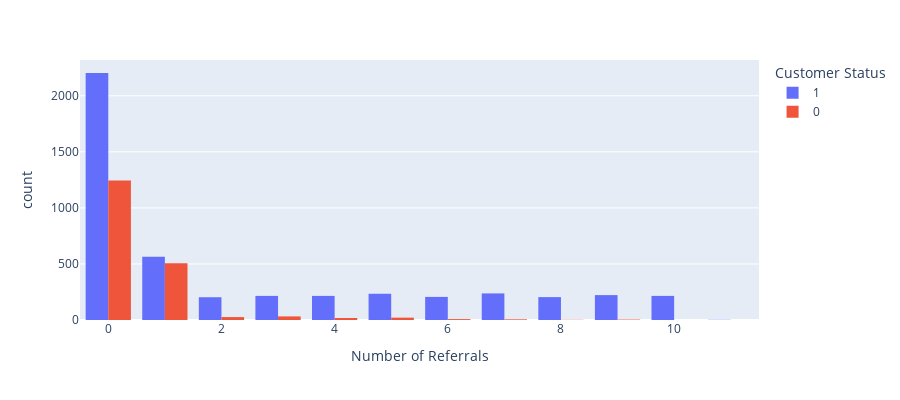

Source (notebook cell):
### Code cell
# Plot Number of referrals against customer status
df["Number of Referrals"].value_counts()

fig= px.histogram(df, color="Customer Status",
             x='Number of Referrals', barmode='group',opacity=1, histfunc="count",
             height=400)
fig.show()

### Figure 1 — Plotly figure (JSON) as saved in the notebook; plotly's stock layout.template omitted (floating-point values rounded to 4 significant figures; data arrays with more than 128 entries replaced by an {"elided": "..."} marker saying what was removed)
{"data": [{"alignmentgroup": "True", "bingroup": "x", "histfunc": "count", "hovertemplate": "Customer Status=1<br>Number of Referrals=%{x}<br>count=%{y}<extra></extra>", "legendgroup": "1", "marker": {"color": "#636efa", "opacity": 1, "pattern": {"shape": ""}}, "name": "1", "offsetgroup": "1", "orientation": "v", "showlegend": true, "type": "histogram", "x": {"elided": "4720 int values"}, "xaxis": "x", "yaxis": "y"}, {"alignmentgroup": "True", "bingroup": "x", "histfunc": "count", "hovertemplate": "Customer Status=0<br>Number of Referrals=%{x}<br>count=%{y}<extra></extra>", "legendgroup": "0", "marker": {"color": "#EF553B", "opacity": 1, "pattern": {"shape": ""}}, "name": "0", "offsetgroup": "0", "orientation": "v", "showlegend": true, "type": "histogram", "x": {"elided": "1869 int values"}, "xaxis": "x", "yaxis": "y"}], "layout": {"barmode": "group", "height": 400, "legend": {"title": {"text": "Customer Status"}, "tracegroupgap": 0}, "margin": {"t": 60}, "xaxis": {"anchor": "y", "domain": [0, 1], "title": {"text": "Number of Referrals"}}, "yaxis": {"anchor": "x", "domain": [0, 1], "title": {"text": "count"}}}}
